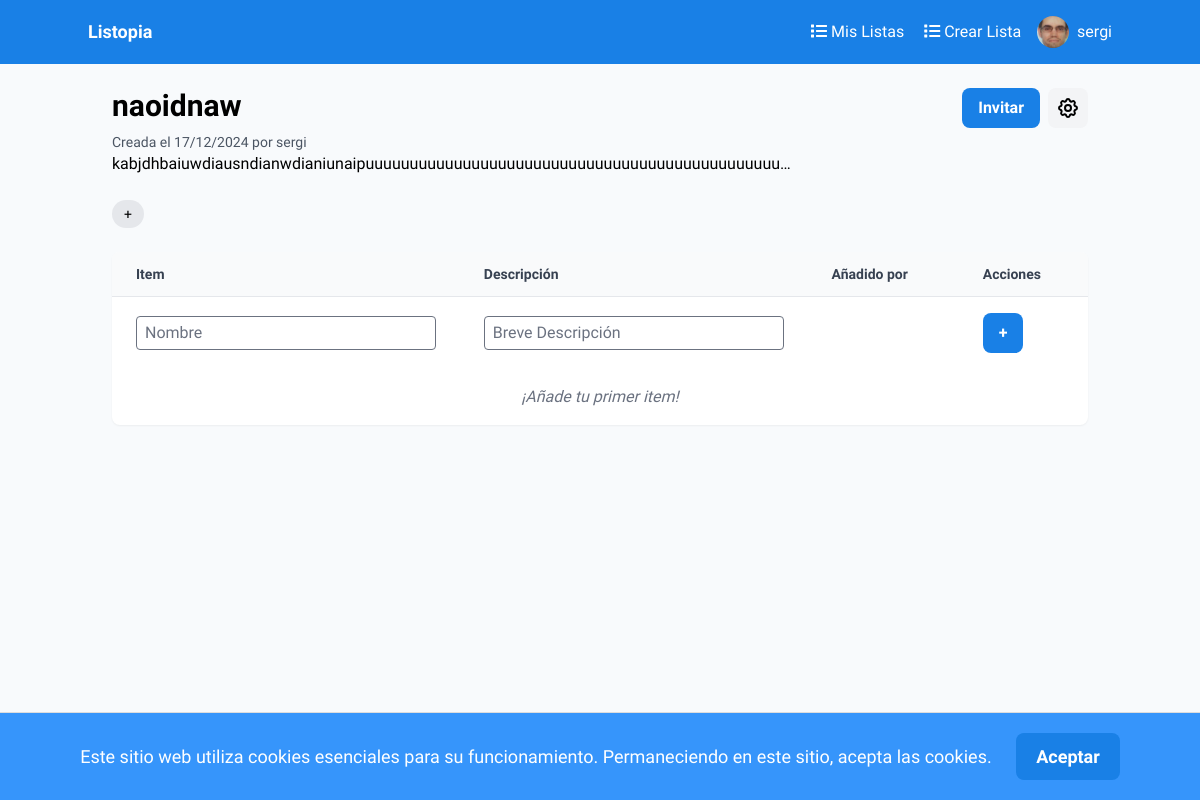
/lists/4/ (signed in), run on an earlier commit of the app's database.
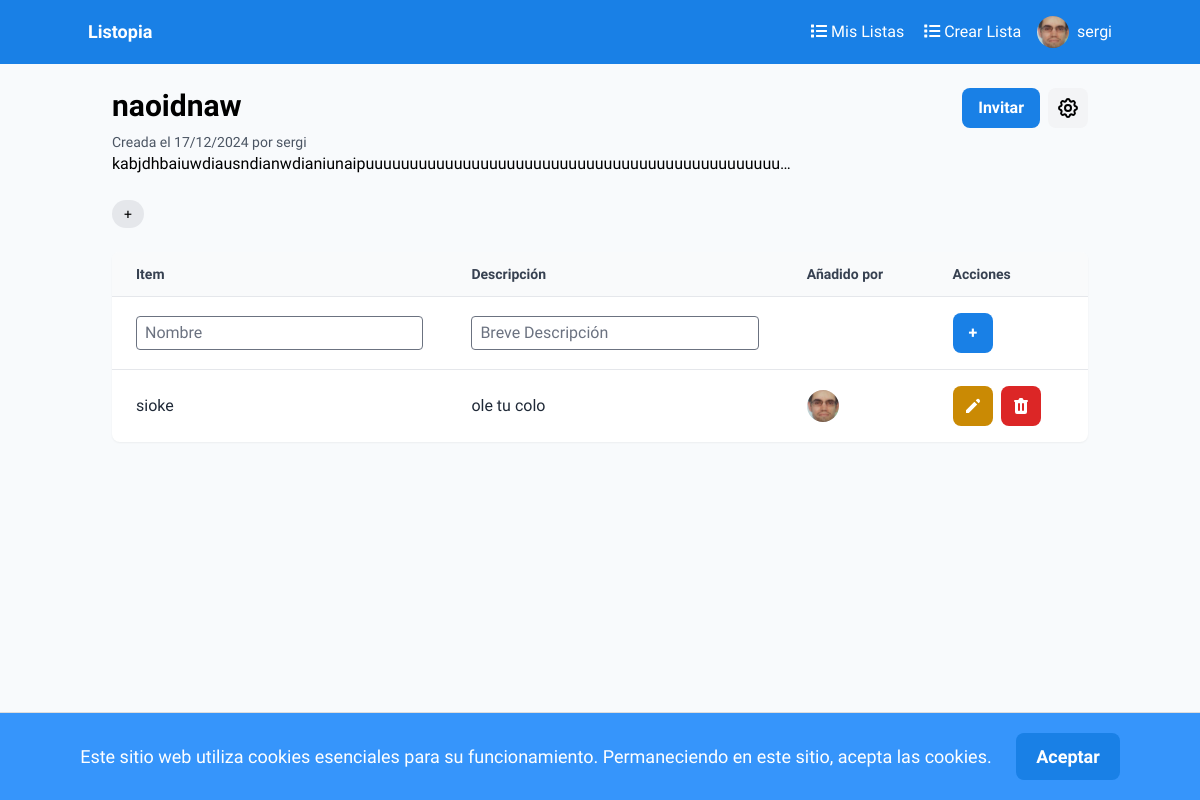
And on a later commit of the database.
### lists/models.py (models this page shows, shortened)
class Item(models.Model):
    list = models.ForeignKey(List, on_delete=models.CASCADE)
    added_by = models.ForeignKey(User, on_delete=models.CASCADE, related_name='added_items')
    name = models.CharField(max_length=40)
    description = models.CharField(max_length=256, blank=True, null=True)
    added_on = models.DateTimeField(auto_now_add=True)

### auth_app/models.py (models this page shows, shortened)
class Profile(models.Model):
    user = models.OneToOneField(User, on_delete=models.CASCADE)
    description = models.TextField()
    pic = models.ImageField(upload_to='profile_pics', blank=True, null=True)

### lists/views.py (the view)
# urls.py: path('<int:list_id>/', views.list_details, name='list_details'),
@login_required
def list_details(request, list_id):
    list = get_object_or_404(List, pk=list_id)
    if list.is_public or request.user == list.creator or request.user in list.collaborators.all():
        items = Item.objects.filter(list=list_id).order_by('added_on')
        tags = Tag.objects.filter(list=list_id)
        return render(request, 'list_details.html', {
            'title': "Detalles de la lista",
            'list': list,
            'items': items,
            'tags': tags
        })
    else:
        raise Http404

### lists/templates/list_details.html (shortened to what the changed rows need)
{% extends 'base.html' %}
{% block content %}
<div class="max-w-5xl mx-auto p-6">
    <div class="flex justify-between items-start mb-6">
        <div>
            <h2 class="text-3xl font-bold mb-2">{{ list.name }}</h2>
        </div>
    </div>
    <div class="bg-white shadow-sm rounded-lg overflow-hidden mb-6" id="items-container">
        <div class="hidden sm:block">
            <table class="table-auto w-full text-left">
                <thead>
                    <tr class="bg-gray-50">
                        <th class="px-6 py-3 text-sm font-semibold text-gray-700">Item</th>
                        <th class="px-6 py-3 text-sm font-semibold text-gray-700">Descripción</th>
                        <th class="px-6 py-3 text-sm font-semibold text-gray-700">Añadido por</th>
                        {% if item.added_by == request.user and reques.user in collaborators.all or list.creator == request.user %}
                        <th class="px-6 py-3 text-sm font-semibold text-gray-700">Acciones</th>
                        {% endif %}
                    </tr>
                </thead>
                <tbody>
                    {% if items|length == 0 %}
                        <tr>
                            <td colspan="4" class="px-6 py-4 text-gray-500 text-center italic">
                                ¡Añade tu primer item!
                            </td>
                        </tr>
                    {% else %}
                        {% for item in items %}
                            <tr id="item-row-{{ item.id }}" class="border-t hover:bg-gray-50">
                                <td class="px-6 py-4 text-gray-800">{{ item.name }}</td>
                                <td class="px-6 py-4 text-gray-800">{{ item.description|default:"" }}</td>
                                <td class="px-6 py-4 text-gray-800">
                                    <a href="{% url 'user_details' item.added_by.username %}" class="flex items-center">
                                        <img src="{{ item.added_by.profile.pic.url }}" class="w-8 h-8 rounded-full mr-2" alt="{{item.added_by.username}}">
                                    </a>
                                </td>
                                {% if item.added_by == request.user and reques.user in collaborators.all or list.creator == request.user %}
                                <td class="px-6 py-4 text-gray-800">
                                    <div class="flex gap-2">
                                            <button class="bg-yellow-600 text-white font-bold py-2 rounded-lg h-10 w-10 flex items-center justify-center" title="Editar" onclick="showModifyForm({{ item.id }})">
                                                <svg xmlns="http://www.w3.org/2000/svg" class="h-5 w-5" viewBox="0 0 20 20" fill="currentColor">
                                                    <path d="M13.586 3.586a2 2 0 112.828 2.828l-.793.793-2.828-2.828.793-.793zM11.379 5.793L3 14.172V17h2.828l8.38-8.379-2.83-2.828z" />
                                                </svg>
                                            </button>
                                            <form class="inline-block" action="{% url 'delete_item' list_id=list.id item_id=item.id %}" method="post" onsubmit="return confirmSend(event, this, '¿Quieres eliminar este item?')">
                                                <button class="bg-red-600 text-white font-bold py-2 rounded-lg h-10 w-10 flex items-center justify-center" title="Borrar">
                                                </button>
                                            </form>
                                    </div>
                                </td>
                                {% endif %}
                            </tr>
                        {% endfor %}
                    {% endif %}
                </tbody>
            </table>
        </div>
    </div>
</div>
{% endblock %}

What changed in the data, as far as the page shows it:
added Item: name "sioke", description "ole tu colo", added_by.profile.pic (picture)
Also different on the page:
text no longer shown: "¡Añade tu primer item!"
